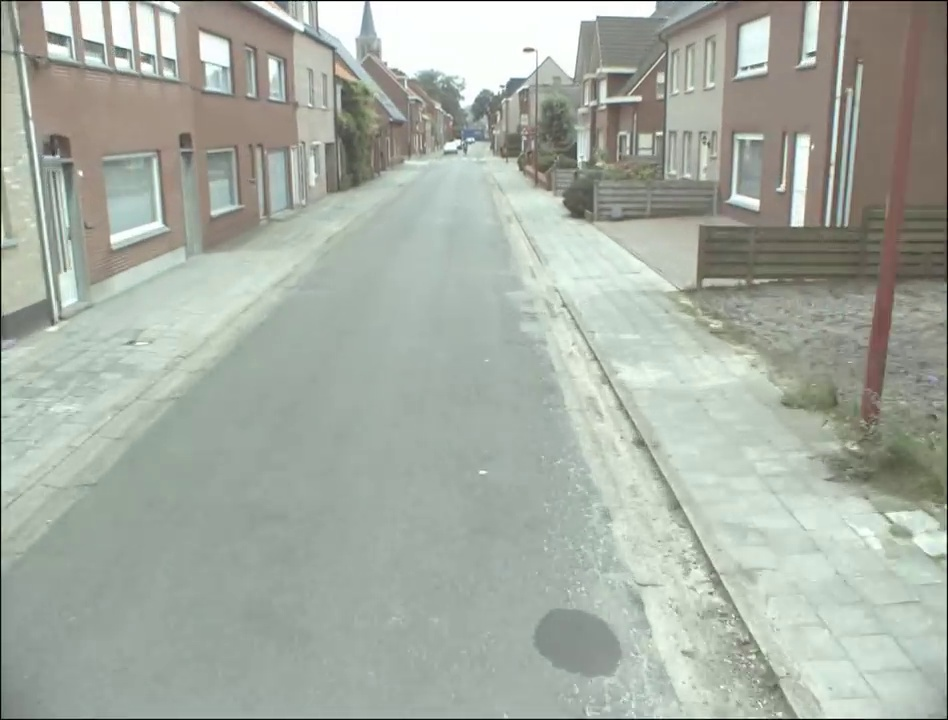
#> input picture 123.jpg, 948 x 720 px
$ python -i svmimg.py   (imports and definitions only)
#> lines starting #> are read from the running program, lines starting #| are printed output that depends on the picture
# import the necessary packages
from sklearn.preprocessing import LabelEncoder
from sklearn.svm import LinearSVC
from sklearn.metrics import classification_report
from sklearn.cross_validation import train_test_split
from imutils import paths
import numpy as np
import cv2
import os
# extract a 3D color histogram from the HSV color
def extracthist(image, bins=(8, 8, 8)):
    image1 = cv2.resize(image, (28, 28))  #resize the image
    hsv = cv2.cvtColor(image1, cv2.COLOR_BGR2HSV) #convert to hsv
    hist = cv2.calcHist([hsv], [0, 1, 2], None, bins,[0, 180, 0, 256, 0, 256])
    return hist.flatten() # return the flattened histogram as the feature vector
# [1 line not run here, left out]
imagePaths = list(paths.list_images(r'C:\Users\Parvez\Desktop\nhh'))
# initialize the data matrix and labels list
data = []
labels = []
 # loop over the input images
# [9 lines not run here, left out]
le = LabelEncoder()
labels = le.fit_transform(labels) # encode the labels, converting them from strings to integers
# partition the data into training and testing splits
# [1 line not run here, left out]
# [1 line that did not run here, left out]
# train the linear regression clasifier
# [1 line not run here, left out]
model = LinearSVC()
# [3 lines not run here, left out]
# [1 line that did not run here, left out]
# [2 lines not run here, left out]


>>> import cv2
>>> picture = cv2.imread('../123.jpg')
#> picture is the input picture: shape (720, 948, 3); mean B, G, R 163.2, 173.1, 166.1
>>> result = extracthist(picture)
#> in extracthist, `image1 = cv2.resize(image, (28, 28))`:
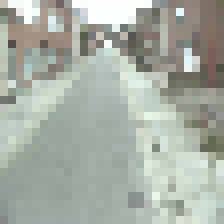
#> image1: shape (28, 28, 3) (shown 8 times larger); mean B, G, R 164.3, 174.2, 167.1
#> in extracthist, `hsv = cv2.cvtColor(image1, cv2.COLOR_BGR2HSV)`: hsv: shape (28, 28, 3); mean H, S, V 54.7, 21.6, 176
#> result = 512 values, max 234 at index 197, min 0 at index 0, mean 1.53
